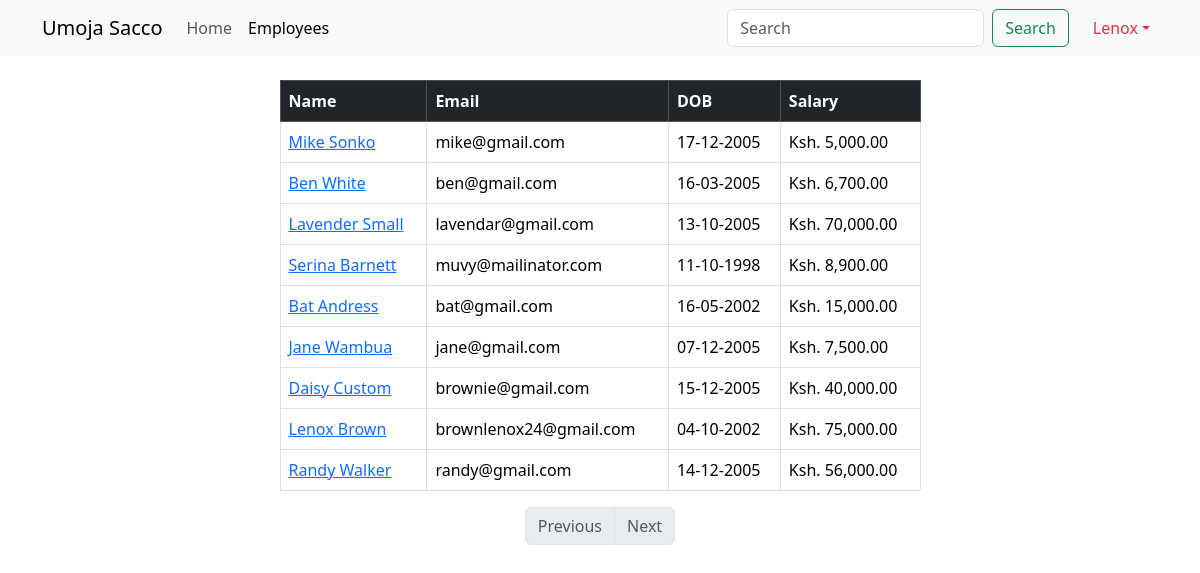
Page /employees (signed in) on the committed database.
### mainapp/models.py (models this page shows, shortened)
class Employee(models.Model):
    name = models.CharField(max_length=50)
    email = models.EmailField(unique=True)
    dob = models.DateField(null=True)
    salary = models.DecimalField(max_digits=8, decimal_places=2)
    disabled = models.BooleanField(default=False)
    profile = models.ImageField(upload_to=unique_img_name, null=True, default="employees/employee.png")
    created_at = models.DateTimeField(auto_now_add=True, null=True)
    updated_at = models.DateTimeField(auto_now=True, null=True)

### mainapp/views.py (the view)
# urls.py: path('employees', views.all_employees, name="all"),
@login_required
def all_employees(request):
    employees = Employee.objects.all()  # SELECT * FROM employees
    paginator = Paginator(employees, 20)
    page_number = request.GET.get("page")
    data = paginator.get_page(page_number)
    return render(request, "all_employees.html", {"employees": data})

### templates/all_employees.html (shortened to what this page needs)
{% extends "base.html" %}
{% load humanize %}
{% block content%}
{% include 'navbar.html'%}
    <div class="container">
        <div class="row justify-content-center">
            <div class="col-sm-7">
                <table class="table table-bordered mt-4">
                    <thead class="table-dark">
                        <tr>
                            <th>Name</th>
                            <th>Email</th>
                            <th>DOB</th>
                            <th>Salary</th>
                        </tr>
                    </thead>
                    <tbody>
                        {% for employee in employees %}
                        <tr>
                            <td>
                                <a href="/employees/{{ employee.id}}">{{ employee.name | title}}</a>
                            </td>
                            <td>{{ employee.email }}</td>
                            <td>{{ employee.dob | date:'d-m-Y' }}</td>
                            <td>Ksh. {{ employee.salary | intcomma }}</td>
                        </tr>
                        {% endfor %}
                    </tbody>
                </table>
                <nav aria-label="Page navigation example">
                    <ul class="pagination justify-content-center">
                        {% if employees.has_previous %}
                            <li class="page-item">
                                <a class="page-link" href='?page={{ employees.previous_page_number }}'>Previous</a>
                            </li>
                        {% else %}
                            <li class="page-item disabled">
                                <a class="page-link" href='' tabindex="-1" aria-disabled="True">Previous</a>
                            </li>
                        {% endif %}
                        {% if employees.has_next %}
                            <li class="page-item">
                                <a class="page-link" href='?page={{ employees.next_page_number }}'>Next</a>
                            </li>
                        {% else %}
                            <li class="page-item disabled">
                                <a class="page-link" href='' tabindex="-1" aria-disabled="True">Next</a>
                            </li>
                        {% endif %}
                    </ul>
                </nav>
            </div>
        </div>
    </div>
    {%  endblock content %}

### templates/base.html (shortened to what this page needs)
<!DOCTYPE html>
<html lang="en">
<head>
    <link href="https://cdn.jsdelivr.net/npm/bootstrap@5.3.2/dist/css/bootstrap.min.css" rel="stylesheet">
</head>
<body>
    {% block content%} {%  endblock content %}
</body>
</html>

### templates/navbar.html (shortened to what this page needs)
<nav class="navbar sticky-top navbar-expand-lg bg-body-tertiary">
    <div class="container">
      <a class="navbar-brand" href="{% url 'index'%}">Umoja Sacco</a>
      <div class="collapse navbar-collapse" id="navbarTogglerDemo02">
        <ul class="navbar-nav me-auto mb-2 mb-lg-0">
          <li class="nav-item">
            <a class="nav-link {% if "/" == request.path %} active {% endif%}" aria-current="page" href="{% url 'index'%}">Home</a>
          </li>
          <li class="nav-item">
            <a class="nav-link {% if "/employees" == request.path %} active {% endif%}" href="{% url 'all'%}">Employees</a>
          </li>
        </ul>
        <form class="d-flex" role="search" method="get" action="{% url 'search' %}">
            <input class="form-control me-2" name="search_word" type="search" placeholder="Search" aria-label="Search">
            <button class="btn btn-outline-success" type="submit">Search</button>
        </form>
        <ul class="navbar-nav ms-3 mb-2 mb-lg-0">
          <li class="nav-item dropdown">
            <a class="nav-link dropdown-toggle text-danger" href="#" role="button" data-bs-toggle="dropdown">{{ user.first_name }}</a>
          </li>
        </ul>
      </div>
    </div>
  </nav>

### rows in the picture
Employee: name "Mike Sonko", email "mike@gmail.com", dob "17-12-2005", salary "5,000.00"
Employee: name "Ben White", email "ben@gmail.com", dob "16-03-2005", salary "6,700.00"
Employee: name "Lavender Small", email "lavendar@gmail.com", dob "13-10-2005", salary "70,000.00"
Employee: name "Serina Barnett", email "muvy@mailinator.com", dob "11-10-1998", salary "8,900.00"
Employee: name "Bat Andress", email "bat@gmail.com", dob "16-05-2002", salary "15,000.00"
Employee: name "Jane Wambua", email "jane@gmail.com", dob "07-12-2005", salary "7,500.00"
Employee: name "Daisy Custom", email "brownie@gmail.com", dob "15-12-2005", salary "40,000.00"
Employee: name "Lenox Brown", email "brownlenox24@gmail.com", dob "04-10-2002", salary "75,000.00"
Employee: name "Randy Walker", email "randy@gmail.com", dob "14-12-2005", salary "56,000.00"

### other values in the picture
{{ user.first_name }} "Lenox"
